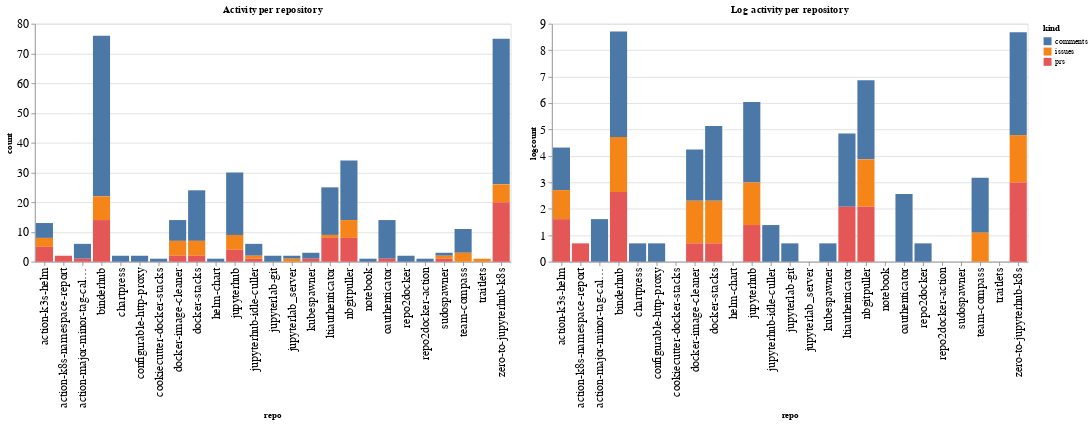

Notebook code cell kept with this figure:
### Code cell
ch1 = alt.Chart(repo_summaries, width=600, title="Activity per repository").mark_bar().encode(
    x='repo',
    y='count',
    color='kind',
    tooltip="kind"
)

ch2 = alt.Chart(repo_summaries, width=600, title="Log activity per repository").mark_bar().encode(
    x='repo',
    y='logcount',
    color='kind',
    tooltip="kind"
)

ch1 | ch2

### Figure 1 — Vega-Lite specification as saved in the notebook (floating-point values rounded to 4 significant figures)
{"config": {"axisLeft": {"labelFontSize": 15}, "axisBottom": {"labelFontSize": 15}}, "hconcat": [{"mark": "bar", "encoding": {"color": {"type": "nominal", "field": "kind"}, "tooltip": {"type": "nominal", "field": "kind"}, "x": {"type": "nominal", "field": "repo"}, "y": {"type": "quantitative", "field": "count"}}, "title": "Activity per repository", "width": 600}, {"mark": "bar", "encoding": {"color": {"type": "nominal", "field": "kind"}, "tooltip": {"type": "nominal", "field": "kind"}, "x": {"type": "nominal", "field": "repo"}, "y": {"type": "quantitative", "field": "logcount"}}, "title": "Log activity per repository", "width": 600}], "data": {"name": "data-a9c58d80d50fe980cc983b6b477f0539"}, "$schema": "https://vega.github.io/schema/vega-lite/v4.8.1.json", "datasets": {"data-a9c58d80d50fe980cc983b6b477f0539": [{"repo": "action-k3s-helm", "kind": "comments", "count": 5, "logcount": 1.609}, {"repo": "action-k3s-helm", "kind": "issues", "count": 3, "logcount": 1.099}, {"repo": "action-k3s-helm", "kind": "prs", "count": 5, "logcount": 1.609}, {"repo": "action-k8s-namespace-report", "kind": "prs", "count": 2, "logcount": 0.6931}, {"repo": "action-major-minor-tag-calculator", "kind": "comments", "count": 5, "logcount": 1.609}, {"repo": "action-major-minor-tag-calculator", "kind": "prs", "count": 1, "logcount": 0.0}, {"repo": "binderhub", "kind": "comments", "count": 54, "logcount": 3.989}, {"repo": "binderhub", "kind": "issues", "count": 8, "logcount": 2.079}, {"repo": "binderhub", "kind": "prs", "count": 14, "logcount": 2.639}, {"repo": "chartpress", "kind": "comments", "count": 2, "logcount": 0.6931}, {"repo": "configurable-http-proxy", "kind": "comments", "count": 2, "logcount": 0.6931}, {"repo": "cookiecutter-docker-stacks", "kind": "comments", "count": 1, "logcount": 0.0}, {"repo": "docker-image-cleaner", "kind": "comments", "count": 7, "logcount": 1.946}, {"repo": "docker-image-cleaner", "kind": "issues", "count": 5, "logcount": 1.609}, {"repo": "docker-image-cleaner", "kind": "prs", "count": 2, "logcount": 0.6931}, {"repo": "docker-stacks", "kind": "comments", "count": 17, "logcount": 2.833}, {"repo": "docker-stacks", "kind": "issues", "count": 5, "logcount": 1.609}, {"repo": "docker-stacks", "kind": "prs", "count": 2, "logcount": 0.6931}, {"repo": "helm-chart", "kind": "comments", "count": 1, "logcount": 0.0}, {"repo": "jupyterhub", "kind": "comments", "count": 21, "logcount": 3.045}, {"repo": "jupyterhub", "kind": "issues", "count": 5, "logcount": 1.609}, {"repo": "jupyterhub", "kind": "prs", "count": 4, "logcount": 1.386}, {"repo": "jupyterhub-idle-culler", "kind": "comments", "count": 4, "logcount": 1.386}, {"repo": "jupyterhub-idle-culler", "kind": "issues", "count": 1, "logcount": 0.0}, {"repo": "jupyterhub-idle-culler", "kind": "prs", "count": 1, "logcount": 0.0}, {"repo": "jupyterlab-git", "kind": "comments", "count": 2, "logcount": 0.6931}, {"repo": "jupyterlab_server", "kind": "comments", "count": 1, "logcount": 0.0}, {"repo": "jupyterlab_server", "kind": "issues", "count": 1, "logcount": 0.0}, {"repo": "kubespawner", "kind": "comments", "count": 2, "logcount": 0.6931}, {"repo": "kubespawner", "kind": "prs", "count": 1, "logcount": 0.0}, {"repo": "ltiauthenticator", "kind": "comments", "count": 16, "logcount": 2.773}, {"repo": "ltiauthenticator", "kind": "issues", "count": 1, "logcount": 0.0}, {"repo": "ltiauthenticator", "kind": "prs", "count": 8, "logcount": 2.079}, {"repo": "nbgitpuller", "kind": "comments", "count": 20, "logcount": 2.996}, {"repo": "nbgitpuller", "kind": "issues", "count": 6, "logcount": 1.792}, {"repo": "nbgitpuller", "kind": "prs", "count": 8, "logcount": 2.079}, {"repo": "notebook", "kind": "comments", "count": 1, "logcount": 0.0}, {"repo": "oauthenticator", "kind": "comments", "count": 13, "logcount": 2.565}, {"repo": "oauthenticator", "kind": "prs", "count": 1, "logcount": 0.0}, {"repo": "repo2docker", "kind": "comments", "count": 2, "logcount": 0.6931}, {"repo": "repo2docker-action", "kind": "comments", "count": 1, "logcount": 0.0}, {"repo": "sudospawner", "kind": "comments", "count": 1, "logcount": 0.0}, {"repo": "sudospawner", "kind": "issues", "count": 1, "logcount": 0.0}, {"repo": "sudospawner", "kind": "prs", "count": 1, "logcount": 0.0}, {"repo": "team-compass", "kind": "comments", "count": 8, "logcount": 2.079}, {"repo": "team-compass", "kind": "issues", "count": 3, "logcount": 1.099}, {"repo": "traitlets", "kind": "issues", "count": 1, "logcount": 0.0}, {"repo": "zero-to-jupyterhub-k8s", "kind": "comments", "count": 49, "logcount": 3.892}, {"repo": "zero-to-jupyterhub-k8s", "kind": "issues", "count": 6, "logcount": 1.792}, {"repo": "zero-to-jupyterhub-k8s", "kind": "prs", "count": 20, "logcount": 2.996}]}}
